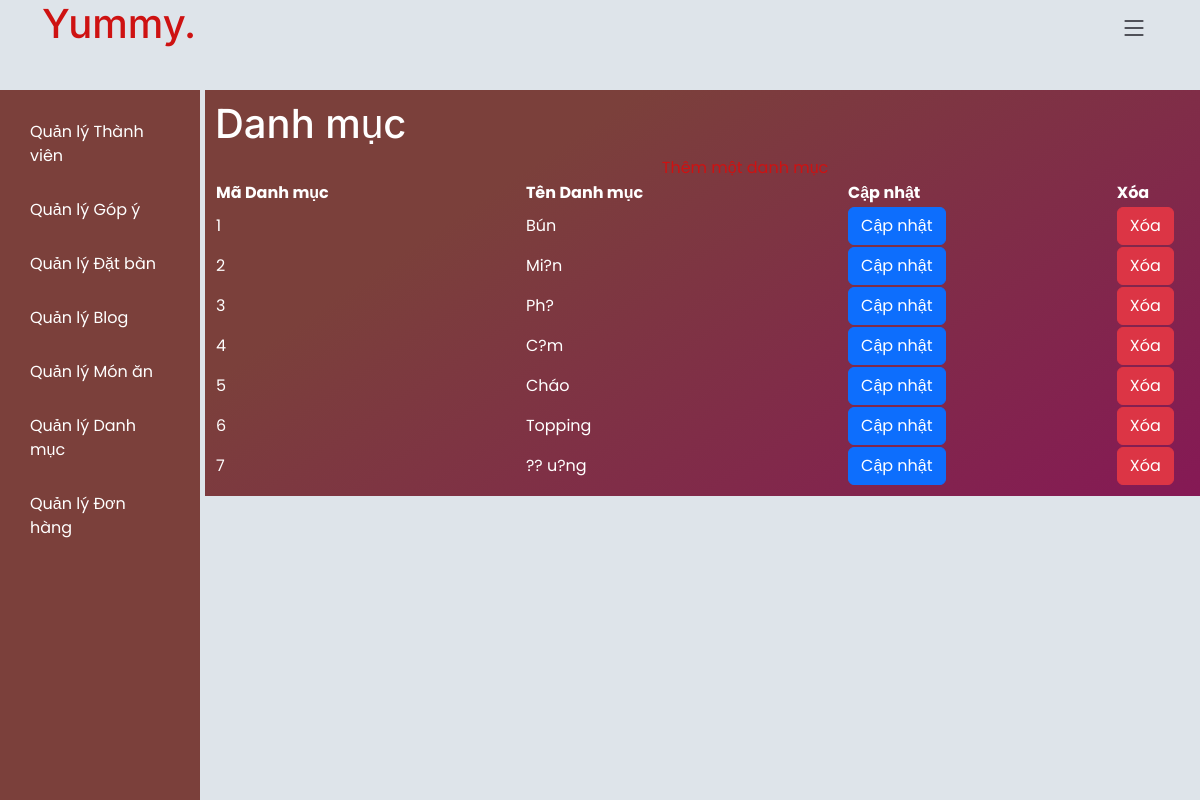
The page /admin/admin_home.php?page=admin_categories (signed in) on the database its author committed.
### tables this page shows
CREATE TABLE `danhmuc` (
  `MaDanhMuc` int(11) NOT NULL,
  `TenDanhMuc` varchar(255) NOT NULL
);

### admin/admin_categories.php (the view, shortened to what this page needs)
<?php
require_once("../components/connection.php");
$sql = "SELECT * FROM danhmuc";
$result = $conn->query($sql);
?>
<!DOCTYPE html>
<html lang="en">
<head>
</head>
<body>
<h1>Danh mục</h1>
<?php
if ($result->num_rows > 0) {
?>
    <table width="100%">
        <tr>
            <th>Mã Danh mục</th>
            <th>Tên Danh mục</th>
            <th>Cập nhật</th>
            <th>Xóa</th>
        </tr>
        <?php
        $firstRow = true;
        while($row = $result->fetch_assoc()): ?>
            <tr>
                <td><?php echo $row["MaDanhMuc"]; ?></td>
                <td><?php echo $row["TenDanhMuc"]; ?></td>
                <td><button type="button" class="btn btn-primary" onclick="window.location.href='admin_categories_edit.php?action=edit&MaDanhMuc=<?php echo $row["MaDanhMuc"]; ?>'">Cập nhật</button></td>
                <td><button type="button" class="btn btn-danger" onclick="if(confirm('Are you sure?')) window.location.href='admin_categories_edit.php?action=delete&MaDanhMuc=<?php echo $row["MaDanhMuc"]; ?>'">Xóa</button></td>
            </tr>
            <?php
            if ($firstRow) {
                echo "<center><a href='admin_categories_edit.php?action=insert&MaDanhMuc={$row["MaDanhMuc"]}'>Thêm một danh mục</a></center>";
                $firstRow = false;
            }
        endwhile;
        ?>
    </table>
<?php
} else {
    echo "Không có thành viên nào.";
}
?>
</body>
</html>

### assets/css/main.css (style rules this page uses)
:root { --font-default: "Open Sans", system-ui, -apple-system, "Segoe UI", Roboto, "Helvetica Neue", Arial, "Noto Sans", "Liberation Sans", sans-serif, "Apple Color Emoji", "Segoe UI Emoji", "Segoe UI Symbol", "Noto Color Emoji"; --font-primary: "Amatic SC", sans-serif; --font-secondary: "Inter", sans-serif; }
:root { --color-default: #212529; --color-primary: #ce1212; --color-secondary: #37373f; }
:root { scroll-behavior: smooth; }
body { font-family: var(--font-default); color: var(--color-default); }
a { color: var(--color-primary); text-decoration: none; }
h1, h2, h3, h4, h5, h6 { font-family: var(--font-secondary); }

### admin/admin_home.php (style rules this page uses)
body { font-family: Poppins, sans-serif; display: flex; background-color: #dee4ea; margin: 0; }

### rows shown on the page
danhmuc: MaDanhMuc "1", TenDanhMuc "Bún"
danhmuc: MaDanhMuc "2", TenDanhMuc "Mi?n"
danhmuc: MaDanhMuc "3", TenDanhMuc "Ph?"
danhmuc: MaDanhMuc "4", TenDanhMuc "C?m"
danhmuc: MaDanhMuc "5", TenDanhMuc "Cháo"
danhmuc: MaDanhMuc "6", TenDanhMuc "Topping"
danhmuc: MaDanhMuc "7", TenDanhMuc "?? u?ng"
